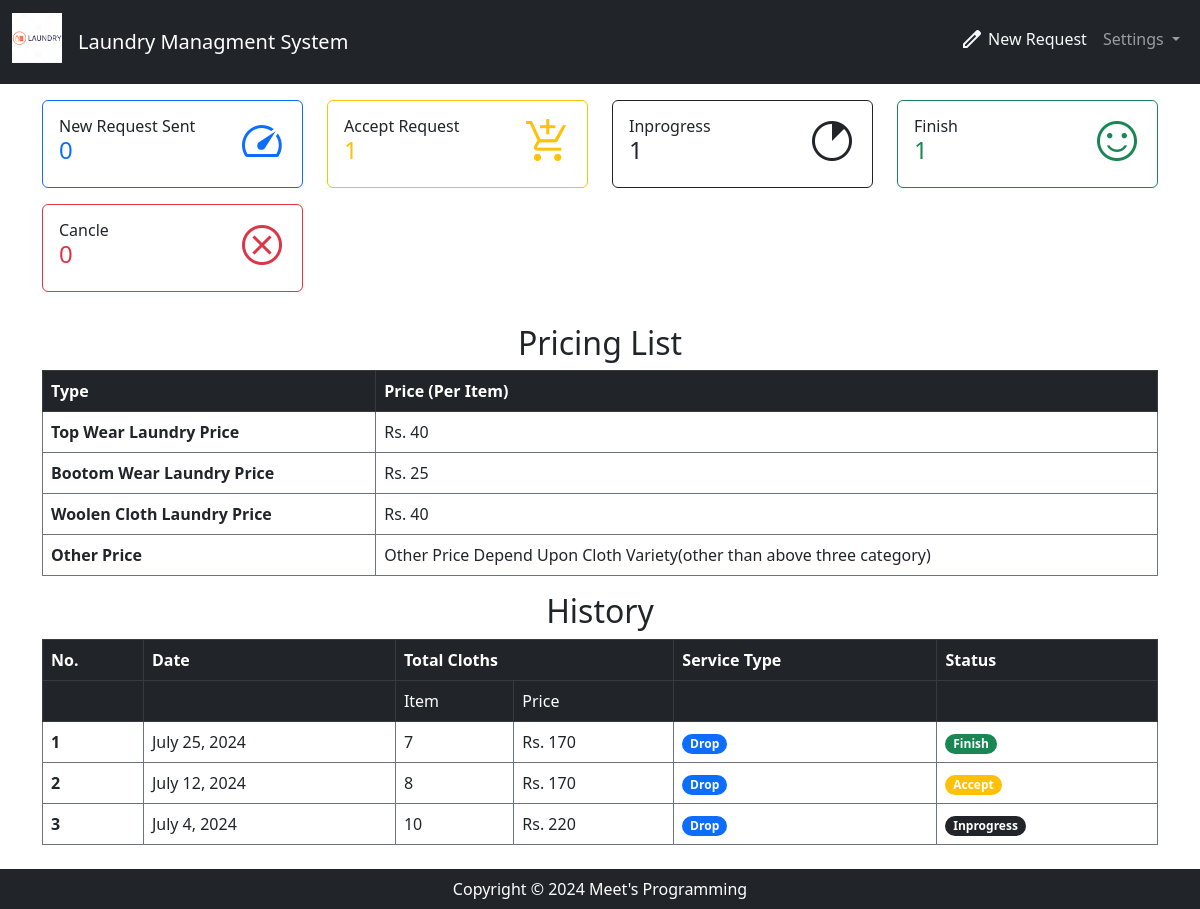
/ (signed in), run on the app's committed database.
### laundryadmin/models.py (models this page shows, shortened)
class Company(models.Model):
    comapny_name = models.CharField(max_length=100, default='laundry')
    comapny_email = models.EmailField(max_length=254, unique=True)
    password = models.CharField(max_length=128)
    logo = models.ImageField(upload_to='company_logos/', blank=True, null=True)
    fav_icon = models.ImageField(upload_to='company_fav_icons/', blank=True, null=True)

class Price(models.Model):
    topwear = models.IntegerField(default='25')
    bottomwear = models.IntegerField(default='25')
    woolenwear = models.IntegerField(default='25')

### user/models.py (models this page shows, shortened)
class UserReqeuest(models.Model):
    uuid = models.UUIDField(primary_key=True, default=uuid.uuid4, editable=False)
    user = models.ForeignKey(User, on_delete=models.CASCADE)
    pickup_date = models.DateField()
    topwear = models.PositiveIntegerField(default=0)
    bottomwear = models.PositiveIntegerField(default=0)
    woolenwear = models.PositiveIntegerField(default=0)
    otherclothes = models.PositiveIntegerField(default=0)
    SERVICE_CHOICES = [
        ('drop', 'Drop'),
        ('pickup', 'House Pickup'),
    ]
    service_type = models.CharField(max_length=10, choices=SERVICE_CHOICES)
    address = models.TextField(null=True, blank=True)
    contact_person = models.CharField(max_length=20)
    description = models.TextField(null=True, blank=True)
    PROGRESS_CHOICES = [
        ('Pending', 'Pending'),
        ('Accept', 'Accept'),
        ('Inprogress', 'Inprogress'),
        ('Finish', 'Finish'),
        ('Cancle', 'Cancle'),
    ]
    progress = models.CharField(max_length=10, choices=PROGRESS_CHOICES)
    topwearprice = models.PositiveIntegerField(default=0)
    bottomwearprice = models.PositiveIntegerField(default=0)
    woolenwearprice = models.PositiveIntegerField(default=0)
    otherclothesprice = models.PositiveIntegerField(default=0)
    totalprice = models.PositiveIntegerField(default=0)
    PAYMENT_CHOICES = [
        ('Unpaid', 'Unpaid'),
        ('Cash', 'Cash'),
        ('Online', 'Online')
    ]
    payment = models.CharField(max_length=10, choices=PAYMENT_CHOICES)
    created_at = models.DateTimeField(auto_now_add=True)

### user/views.py (the view)
# urls.py: path('', index, name="index"),
@login_required(login_url='/login/')
def index(request):
    if request.user:
        price = Price.objects.first()
        progress_counts = {}
        for progress_choice in UserReqeuest.PROGRESS_CHOICES:
            progress = progress_choice[0]
            count = UserReqeuest.objects.filter(user = request.user, progress=progress).count()
            progress_counts[progress] = count
        history = UserReqeuest.objects.filter(user = request.user).order_by('-pickup_date')
        context = {
            'progress_counts': progress_counts,
            'history': history,
            'price': price,
        }
        return render(request, 'index.html', context)
    else:
        return redirect('login')

### laundryadmin/context_processors.py (called while the page is built)
def company_logo(request):
    try:
        company = Company.objects.first()
        name = company.comapny_name
        logo = company.logo.url if company.logo else None
        fav_icon = company.fav_icon.url if company.fav_icon else None
    except Company.DoesNotExist:
        name = 'laundry'
        logo = None
        fav_icon = None
    return {'company_logo': logo, 'company_fav_icon': fav_icon, 'company_name': name}

### templates/index.html (shortened to what this page needs)
{% extends "base.html" %}
{% block navitems %}
<div class="collapse navbar-collapse" id="navbarColor02">
<ul class="navbar-nav ms-auto">
    <a class="nav-link text-light" href="{% url 'new_request' %}"><span class="material-symbols-outlined">edit</span><span class="align-top ms-1">New Request</span></a>
    <div class="ml-auto">
        <li class="nav-item dropdown">
            <a class="nav-link dropdown-toggle" href="#" id="navbarDropdown" role="button" data-bs-toggle="dropdown" aria-haspopup="true" aria-expanded="false">
            Settings
            </a>
        </li>
    </div>
</ul>
</div>
{% endblock navitems %}
{% block body %}
<div class="container mb-5">
<div class="row mt-3">
    {% for progress_choice, count in progress_counts.items %}
    <div class="col-xl-3 col-sm-6 mb-xl-0 mb-4">
        <div class="card {% if progress_choice == 'Pending' %}border-primary{% elif progress_choice == 'Accept' %}border-warning {% elif progress_choice == 'Inprogress' %}border-dark {% elif progress_choice == 'Finish' %}border-success{% elif progress_choice == 'Cancle' %}border-danger{% endif %} mb-3">
            <div class="card-body p-3">
                <div class="row">
                    <div class="col-8">
                        <div class="numbers">
                            {% if progress_choice == 'Pending' %}<h6 class="text-md mb-0 text-capitalize font-weight-bold">New Request Sent</h6>{% elif progress_choice == 'Accept' %}
                            <h6 class="text-md mb-0 text-capitalize font-weight-bold">Accept Request</h6>
                                {% elif progress_choice == 'Inprogress' %}<h6 class="text-md mb-0 text-capitalize font-weight-bold">Inprogress</h6>
                                {% elif progress_choice == 'Finish' %}
                                <h6 class="text-sm mb-0 text-capitalize font-weight-bold">Finish</h6>
                                {% elif progress_choice == 'Cancle' %}
                                <h6 class="text-sm mb-0 text-capitalize font-weight-bold">Cancle</h6>
                                {% endif %}
                                {% if progress_choice == 'Pending' %}<h4 class="font-weight-bolder mb-0 text-primary">{{count}}</h4>
                                {% elif progress_choice == 'Accept' %}<h4 class="font-weight-bolder mb-0 text-warning">{{count}}</h4>
                                {% elif progress_choice == 'Inprogress' %}<h4 class="font-weight-bolder mb-0 text-dark">{{count}}</h4>
                                {% elif progress_choice == 'Finish' %}<h4 class="font-weight-bolder mb-0 text-success">{{count}}</h4>
                                {% elif progress_choice == 'Cancle' %}<h4 class="font-weight-bolder mb-0 text-danger">{{count}}</h4>{% endif %}
                        </div>
                    </div>
                    <div class="col-4 text-end">
                        {% if progress_choice == 'Pending' %}<span class="material-symbols-outlined text-primary" style="font-size:48px;">speed</span>
                        {% elif progress_choice == 'Accept' %}<span class="material-symbols-outlined text-warning" style="font-size:48px;">add_shopping_cart</span>
                        {% elif progress_choice == 'Inprogress' %}<span class="material-symbols-outlined text-dark" style="font-size:48px;">clock_loader_10</span>
                        {% elif progress_choice == 'Finish' %}<span class="material-symbols-outlined text-success" style="font-size:48px;">sentiment_satisfied</span>
                        {% elif progress_choice == 'Cancle' %}<span class="material-symbols-outlined text-danger" style="font-size:48px;">cancel</span>{% endif %}
                    </div>
                </div>
            </div>
        </div>
    </div>
    {% endfor %}
</div>
<div class="mt-3">
    <h2 class="text-center text-dark">Pricing List</h2>
    <table class="table table-hover table-bordered border-secondary">
        <thead>
          <tr class="table-dark">
            <th scope="col">Type</th>
            <th scope="col">Price (Per Item)</th>
          </tr>
        </thead>
        <tbody>
          <tr>
            <th scope="row">Top Wear Laundry Price</th>
            <td>Rs. {{price.topwear}}</td>
          </tr>
          <tr>
            <th scope="row">Bootom Wear Laundry Price</th>
            <td>Rs. {{price.bottomwear}}</td>
          </tr>
          <tr>
            <th scope="row">Woolen Cloth Laundry Price</th>
            <td>Rs. {{price.woolenwear}}</td>
          </tr>
          <tr>
            <th scope="row">Other Price</th>
            <td>Other Price Depend Upon Cloth Variety(other than above three category)</td>
          </tr>
        </tbody>
    </table>
</div>
<div class="mt-3">
    <h2 class="text-center text-dark">History</h2>
    <div class="table-responsive">
    <table class="table table-hover table-bordered border-secondary">
        <thead>
            <tr class="table-dark">
            <th scope="col">No.</th>
            <th scope="col">Date</th>
            <th scope="col" colspan="2">Total Cloths</th>
            <th scope="col">Service Type</th>
            <th scope="col">Status</th>
            </tr>
        </thead>
        <tbody>
            <tr class="table-dark">
                <td></td>
                <td></td>
                <td>Item</td>
                <td>Price</td>
                <td></td>
                <td></td>
            </tr>
            {% for req in history%}
            <tr>
                <th scope="row">{{forloop.counter}}</th>
                <td>{{req.pickup_date}}</td>
                <td>{{req.topwear|add:req.bottomwear|add:req.woolenwear|add:req.otherclothes}}</td>
                <td>Rs. {{req.totalprice}}</td>
                <td><span class=" badge rounded-pill {% if req.service_type == 'drop' %}bg-primary{% else %}bg-secondary{% endif %} text-size-lg">{{req.service_type|capfirst}}</span></td>
                <td><span class="badge rounded-pill {% if req.progress == 'Pending' %}bg-primary{% elif req.progress == 'Accept' %}bg-warning {% elif req.progress == 'Inprogress' %}bg-dark {% elif req.progress == 'Finish' %}bg-success{% elif req.progress == 'Cancle' %}bg-danger{% endif %}">{{req.progress}}</span></td>
            </tr>
        {% endfor %}
        </tbody>
    </table>
</div>
</div>
</div>
{% endblock body %}

### templates/base.html (shortened to what this page needs)
{% load static %}
<!DOCTYPE html>
<html lang="en">
<head>
    <link rel="stylesheet" href="{% static 'css/bootstrap.min.css' %}">
    <link href="https://cdn.jsdelivr.net/npm/bootstrap@5.3.0/dist/css/bootstrap.min.css" rel="stylesheet">
</head>
<body class="d-flex flex-column min-vh-100">
    <nav class="navbar navbar-expand-lg navbar-dark bg-dark">
        <div class="container-fluid">
          <a class="navbar-brand brand-logo mr-5" href="/admin-site/">{% if company_fav_icon %}<img src="{{company_fav_icon}}" alt="logo" style="vertical-align:baseline; height:50px;" />{% else %}<img src="{% static 'images/logo.svg' %}" alt="logo"/>{% endif %}</a>
          <a class="navbar-brand d-none d-sm-block d-flex flex-row align-items-center" href="{% if not request.path == '/login/' or request.path == '/register/' or request.path == '/admin-site/login/' %}/{% endif %}">{{company_name}}</a>
          {% block navitems %}{% endblock navitems %}
        </div>
      </nav>
      <div class="container-fluid">
        {% block body %}{% endblock body %}
      </div>
      <footer class="fixed-bottom navbar-primary bg-dark p-2">
        <div class="text-center">
            <span class="text-white">
                Copyright &copy; <script>document.write(new Date().getFullYear())</script> Meet's Programming
            </span>
        </div>
      </footer>
</body>
</html>

### templates/base.html (style rules this page uses)
a { text-decoration: none; }

### data on the page
Company: comapny_name "Laundry Managment System"
Price: topwear "40", bottomwear "25", woolenwear "40"
UserReqeuest: pickup_date "July 25, 2024", topwear|add "7", totalprice "170", service_type "Drop", progress "Finish"
UserReqeuest: pickup_date "July 12, 2024", topwear|add "8", totalprice "170", service_type "Drop", progress "Accept"
UserReqeuest: pickup_date "July 4, 2024", topwear|add "10", totalprice "220", service_type "Drop", progress "Inprogress"

### other printed values
{{ count }} "0"
{{ count }} "1"
